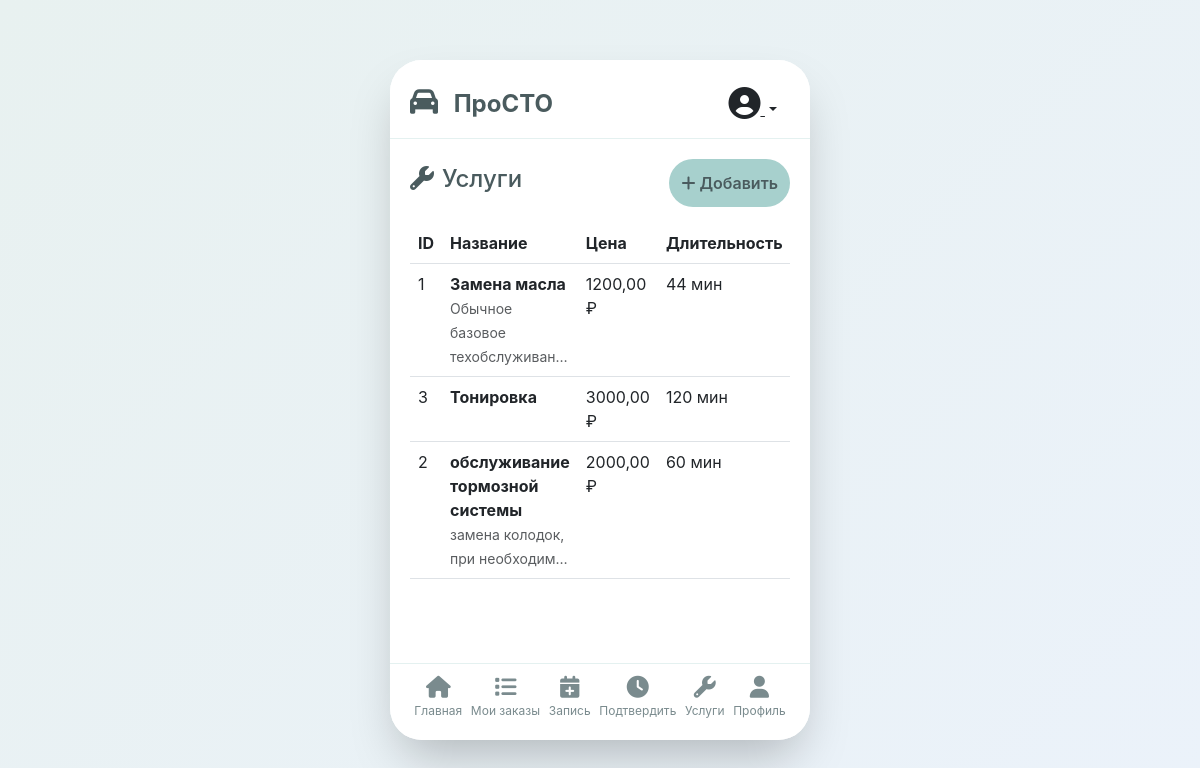
Screenshot of /services/ (signed in) with the database file from the repository.
### services/models.py (models this page shows, shortened)
class Service(models.Model):
    name = models.CharField(max_length=100, verbose_name='Название услуги')
    description = models.TextField(blank=True, verbose_name='Описание')
    price = models.DecimalField(max_digits=10, decimal_places=2, verbose_name='Цена')
    duration_minutes = models.IntegerField(default=60, verbose_name='Длительность (мин)')
    is_active = models.BooleanField(default=True, verbose_name='Активна')
    checklist_items = models.TextField(
        blank=True,
        verbose_name='Пункты чек-листа',
        help_text='Каждый пункт с новой строки'
    )
    def get_checklist_items_list(self):
        if self.checklist_items:
            return [item.strip() for item in self.checklist_items.split('\n') if item.strip()]
        return ['Выполнить работу', 'Проверить качество']

### services/views.py (the view)
# urls.py: path('services/', services_views.service_list, name='service_list'),
@login_required
@user_passes_test(is_owner_or_admin)
def service_list(request):
    services = Service.objects.all().order_by('-is_active', 'name')
    return render(request, 'services/service_list.html', {'services': services})

### services/views.py (called while the page is built)
def is_owner_or_admin(user):
    return user.role in ['owner', 'admin'] or user.is_staff

### templates/services/service_list.html (shortened to what this page needs)
{% extends 'core/base.html' %}
{% block content %}
<div class="d-flex justify-content-between align-items-center mb-3">
    <h4><i class="fas fa-wrench me-2"></i>Услуги</h4>
    <a href="{% url 'service_create' %}" class="btn btn-primary">
        <i class="fas fa-plus"></i> Добавить
    </a>
</div>
<div class="table-responsive">
    <table class="table table-hover">
        <thead>
            <tr>
                <th>ID</th>
                <th>Название</th>
                <th>Цена</th>
                <th>Длительность</th>
            </tr>
        </thead>
        <tbody>
            {% for service in services %}
            <tr>
                <td>{{ service.id }}</td>
                <td><strong>{{ service.name }}</strong><br>
                    <small class="text-muted">{{ service.description|truncatechars:30 }}</small>
                </td>
                <td>{{ service.price }} ₽</td>
                <td>{{ service.duration_minutes }} мин</td>
             </tr>
            {% endfor %}
        </tbody>
    </table>
</div>
{% endblock %}

### static/css/main.css (style rules this page uses)
:root { --bg-pastel-green: #E8F1F0; --bg-pastel-blue: #EBF2FA; --primary-pastel: #A7D0CD; --secondary-pastel: #D4E2D4; --accent-pastel: #F4E3D7; --text-dark: #4A5B5E; --text-light: #7A8B8E; --card-bg: #FFFFFF; --shadow: rgba(0, 0, 0, 0.05); }
* { margin: 0; padding: 0; box-sizing: border-box; }
body { background: linear-gradient(135deg, var(--bg-pastel-green) 0%, var(--bg-pastel-blue) 100%); font-family: 'Inter', -apple-system, BlinkMacSystemFont, 'Segoe UI', Roboto, Helvetica, Arial, sans-serif; color: var(--text-dark); min-height: 100vh; }
.btn-primary { background: var(--primary-pastel); border: none; color: var(--text-dark); font-weight: 600; padding: 12px; border-radius: 30px; transition: all 0.2s ease; }

### rows the page displays
Service: id "1", name "Замена масла", description "Обычное базовое техобслуживан…", price "1200,00", duration_minutes "44"
Service: id "3", name "Тонировка", price "3000,00", duration_minutes "120"
Service: id "2", name "обслуживание тормозной системы", description "замена колодок, при необходим…", price "2000,00", duration_minutes "60"
